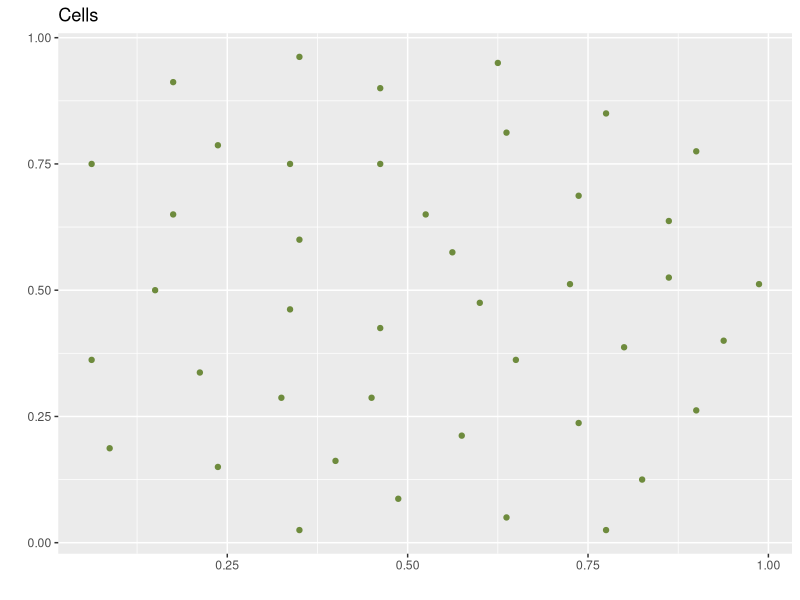
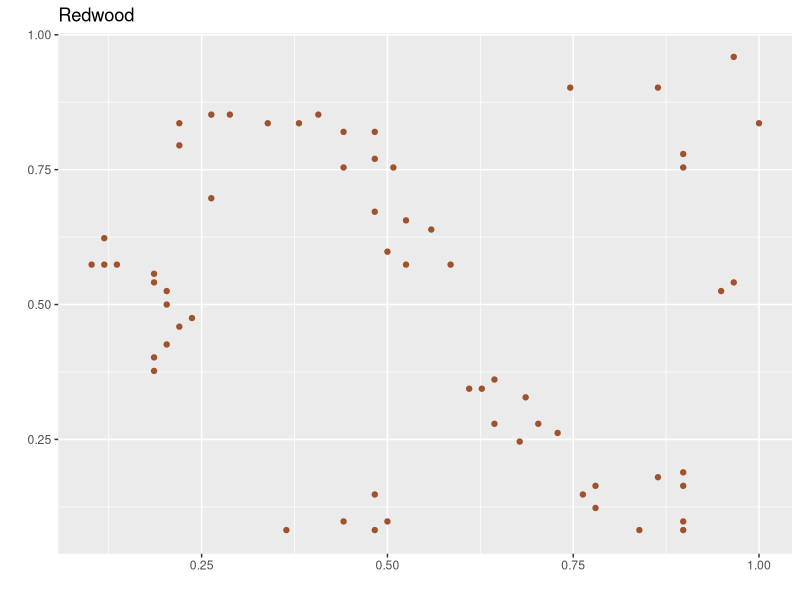
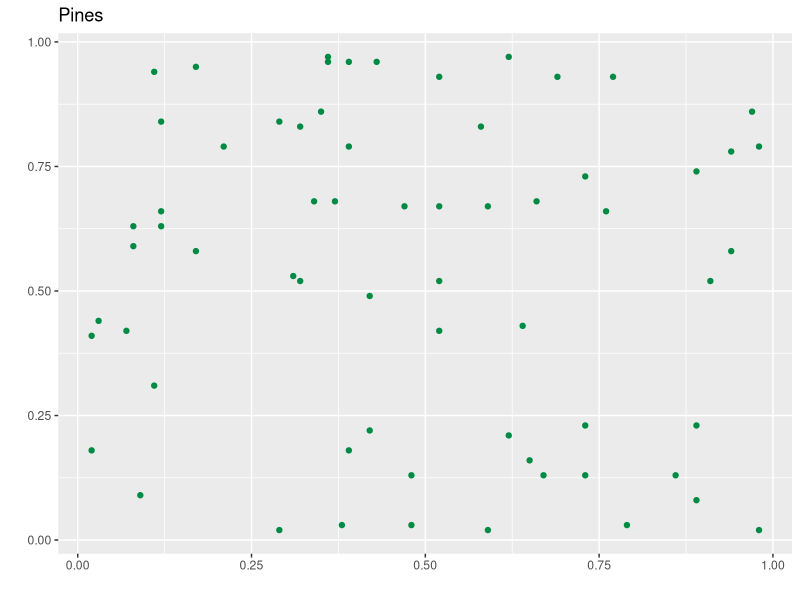
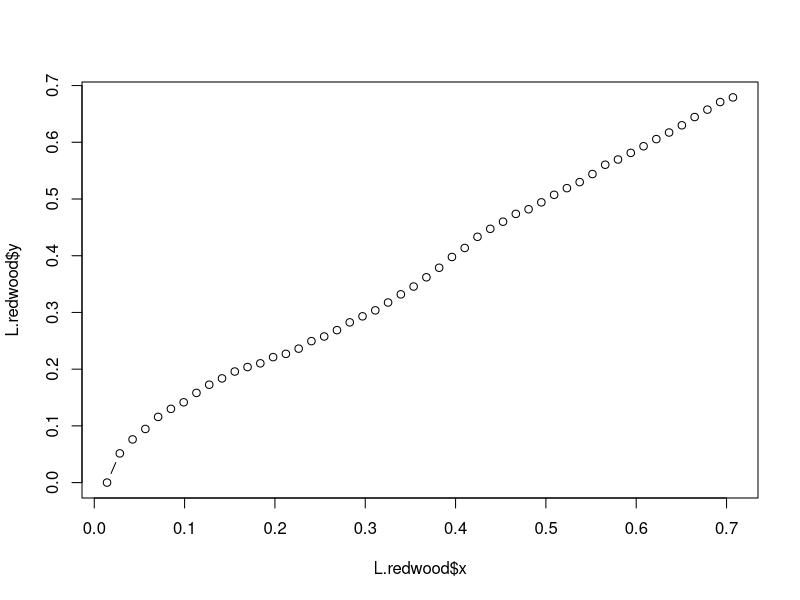
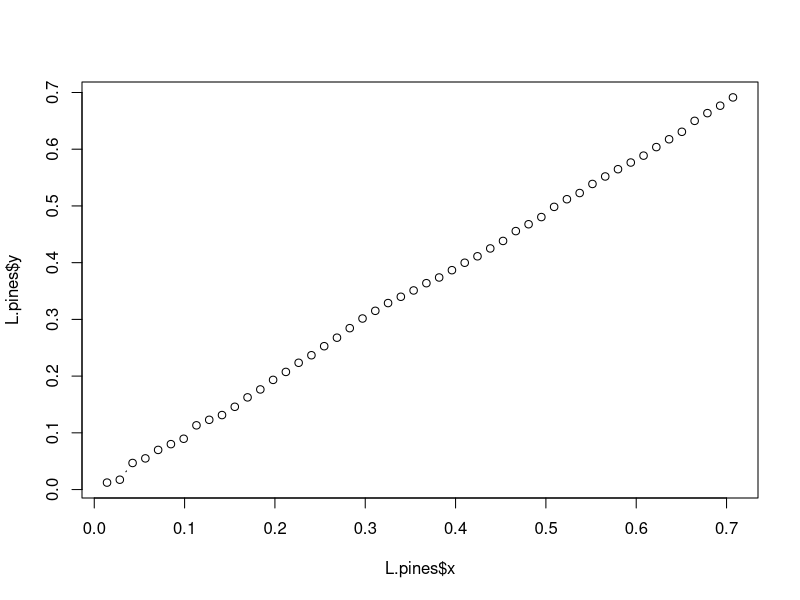
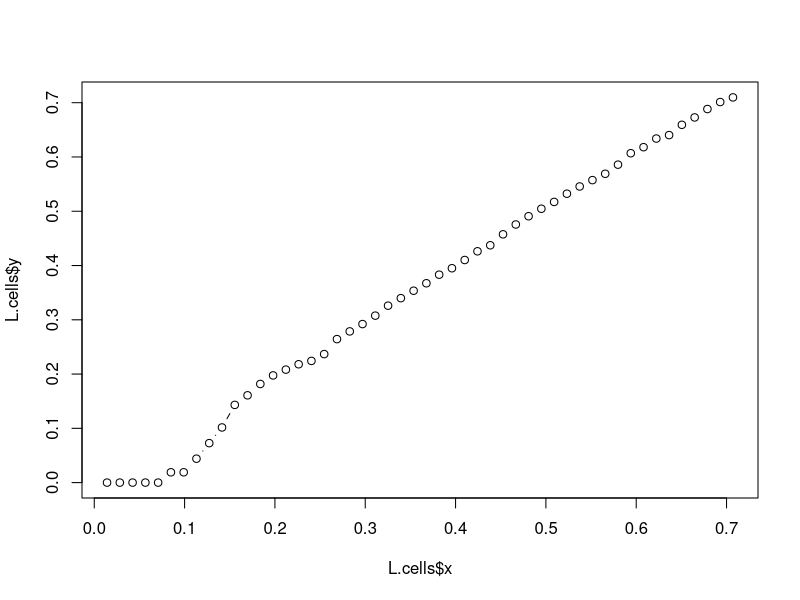

Recreate these plots in R, in order.
# main
library(spatial)
library(MASS)
library(ggplot2)
library(gridExtra)
library(reshape2)
library(RColorBrewer)
library(datasets)

cells <- read.table("cells.dat.txt", col.names=c('x', 'y'))
redwood <- read.table("redwood.dat.txt", col.names=c('x',  'y'))
#TODO: VOJIN! Endre filen her til der den ligger hos deg! 
pines <- read.table(file = 'pines.dat.txt', skip=3, col.names = c('x','y'))

# a)
# Visualize plots:

# Cells:
cells.plot <- ggplot(data=cells, aes(x=x, y=y)) + geom_point(color="darkolivegreen4") +
  xlab(label=" ") + ylab(label=" ") + ggtitle(label="Cells")
cells.plot

# Redwood:
redwood.plot <- ggplot(data=redwood, aes(x=x, y=y)) + geom_point(color="sienna") +
  xlab(label=" ") + ylab(label=" ") + ggtitle(label="Redwood")
redwood.plot

# Pines:
pines.plot <- ggplot(data=pines, aes(x=x, y=y)) + geom_point(color="springgreen4") +
  xlab(label=" ") + ylab(label=" ") + ggtitle(label="Pines")
pines.plot


## b)

ppregion()
L.cells <- Kfn(cells, fs = sqrt(2))
L.pines <- Kfn(pines, fs = sqrt(2))
L.redwood <- Kfn(redwood, fs = sqrt(2))

plot(L.redwood, type="b")
plot(L.pines,type="b")
plot(L.cells, type="b")

## c)

# implementerer simuleringsalgoritme:

sim.stat.poiss <- function(no){
  x <- runif(no)
  y <- runif(no)
  df<- data.frame(x, y)
  return(df)
}

J.hat <- function(df, t.end, no){
  ts = seq(0.01,t.end,by=0.01)
  result = rep(0,t.end)
  for(k in 1:length(ts)){
    t <- ts[k]
    norm <- no*(pi*t^2)          # area of Ball with radius t with arbitrary center x. 
    # ^Not accounted for boundary
    sum.outer <- 0
    for( i in 1:no){
      x0 <- df$x[i]
      y0 <- df$y[i]
      sum.inner <- 0
      for (j in 1:no){
        if( sqrt((x0 - df$x[j])^2 + (y0 - df$y[j])^2) <= t){
          sum.inner <- sum.inner + 1
        }
      }
      sum.outer = sum.outer + sum.inner - 1
    }
    result[k] <- sum.outer/norm
  }
  return(data.frame(result))
}

test.df <- sim.stat.poiss(10)
result.test <- J.hat(test.df,0.7,10)

lambda.hat <- function(df){
  
}


